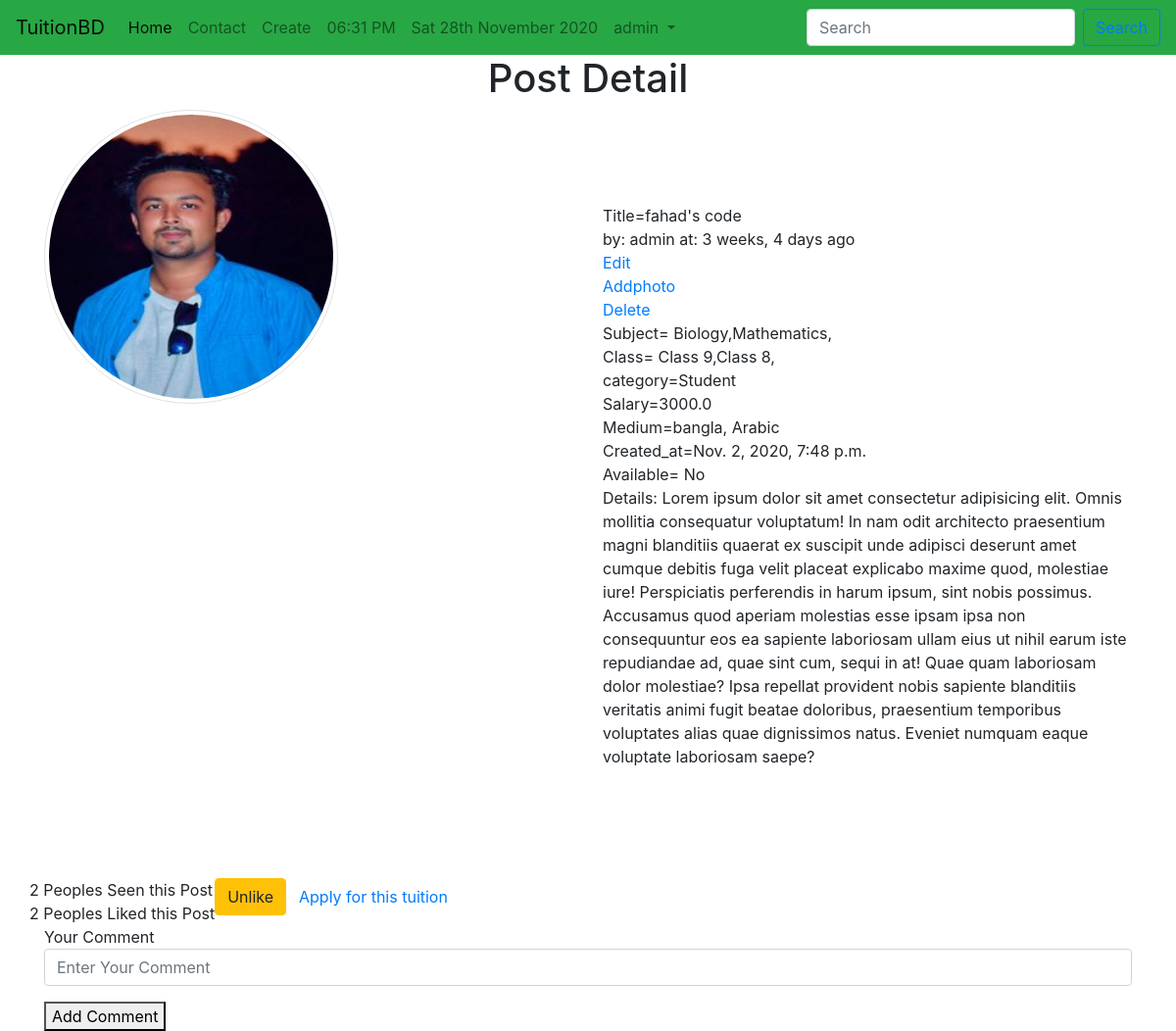
Page /tuition/postdetail/10/ (signed in) on the earlier database version.
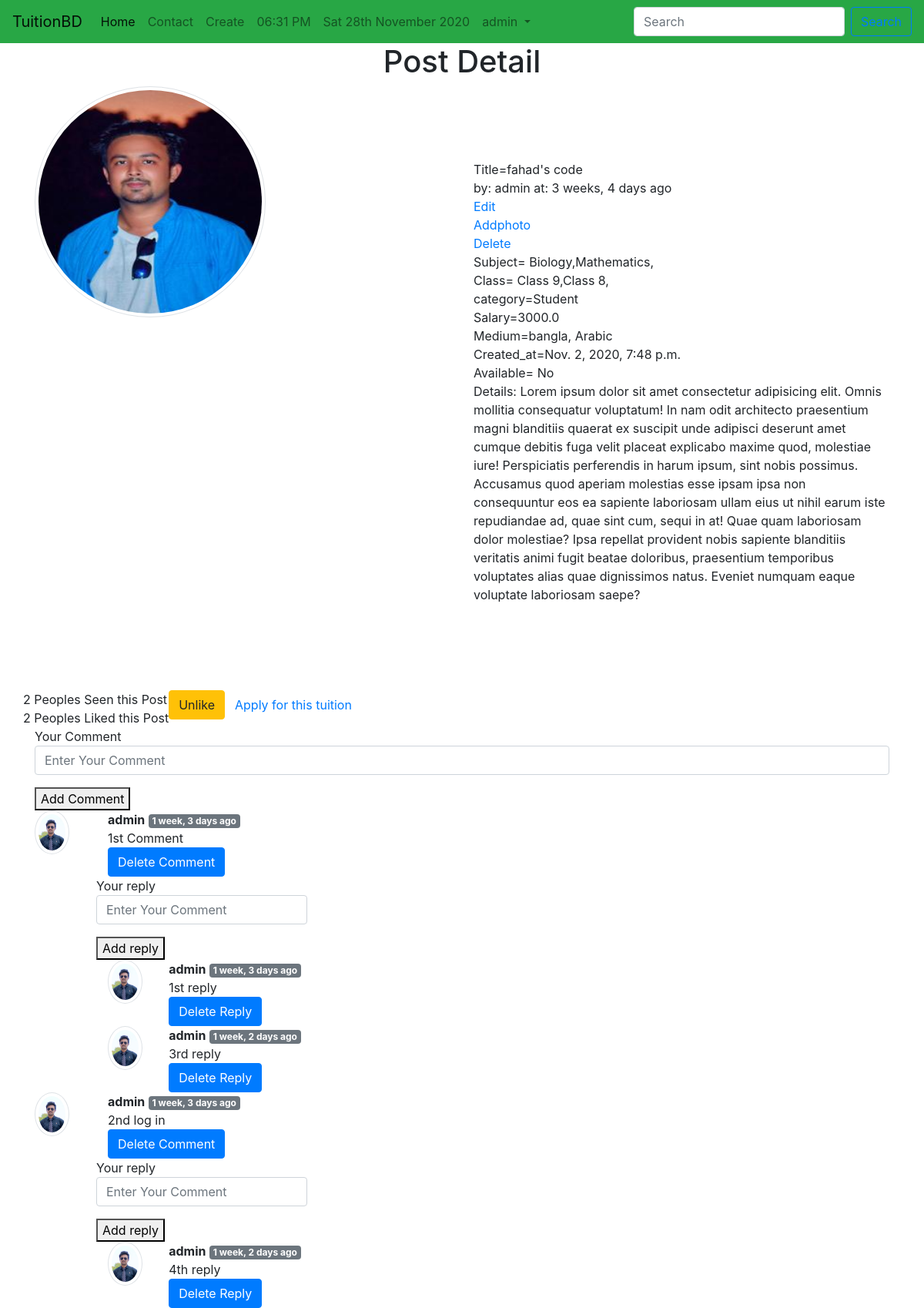
Same page on the later database version.
### tuition/models.py (models this page shows, shortened)
class Post(models.Model):
    CATEGORY=(
        ('Teacher','Teacher'),
        ('Student','Student'),
    )
    MEDIUM=(
        ('bangla','bangla'),
        ('English','English'),
        ('Urdu','Urdu'),
        ('Hindi','Hindi'),
        ('Arabic','Arabic'),
    )
    user=models.ForeignKey(User,on_delete=models.CASCADE, blank=True, null= True)
    id=models.AutoField(primary_key=True)
    title=models.CharField(max_length=101)
    slug=models.CharField(max_length=100, default=title)
    email=models.EmailField()
    salary=models.FloatField()
    details=models.TextField()
    available=models.BooleanField()
    category=models.CharField(max_length=100,choices=CATEGORY)
    created_at=models.DateTimeField(default=now)
    image=models.ImageField(default='default.jpg', upload_to='tuition/images')
    medium=MultiSelectField(max_length=100, max_choices=5, choices=MEDIUM, default='bangla')
    subject=models.ManyToManyField(Subject, related_name='subject_set')
    class_in=models.ManyToManyField(Class_in, related_name='class_set')
    district=models.CharField(max_length=100, null=True, blank=True)
    likes=models.ManyToManyField(User, related_name='post_likes')
    views=models.ManyToManyField(User, related_name='post_views')
    def total_likes(self):
        return self.likes.count()
    def total_views(self):
        return self.views.count()
    def get_subject_list(self):
        sub=self.subject.all()
        subjects=""
        for s in sub:
            subjects=subjects +  str(s.name) + ","
        return subjects
    def get_class_list(self):
        sub=self.class_in.all()
        subjects=""
        for s in sub:
            subjects=subjects +  str(s.name) + ","
        return subjects
    def lowercase(self):
        return self.title.lower()
    objects=models.Manager()
    items=PostManager()

class Subject(models.Model):
    name=models.CharField(max_length=100)

class Class_in(models.Model):
    name=models.CharField(max_length=100)

class Comment(models.Model):
    user = models.ForeignKey(User, on_delete=models.CASCADE)
    post = models.ForeignKey(Post, on_delete=models.CASCADE)
    text = models.TextField()
    parent = models.ForeignKey('self', on_delete=models.CASCADE, null=True)
    created_at = models.DateTimeField(default=now)

### session/models.py (models this page shows, shortened)
class UserProfile(models.Model):
    GENRE_CHOICES = (
        ('Male', 'MALE'),
        ('Female', 'FEMALE'),
    )
    CATEGORY=(
        ('Student', 'Student'),
        ('Teacher', 'Teacher'),
    )
    BLOOD_GROUP=(
        ('A+', 'A+'),
        ('A-', 'A-'),
        ('AB+', 'AB+'),
        ('AB-', 'AB-'),
        ('B+', 'B+'),
        ('B-', 'B-'),
        ('O+', 'O+'),
        ('O-', 'O-'),
    )
    user = models.OneToOneField(User,on_delete=models.CASCADE)
    birth_date = models.DateField()
    blood_group=models.CharField(max_length=3, choices=BLOOD_GROUP)
    gender = models.CharField(max_length=50, choices=GENRE_CHOICES)
    address = models.CharField(max_length=150)
    phone=models.CharField(max_length=13)
    nationality = models.CharField(max_length=30)
    religion = models.CharField(max_length=50)
    biodata=models.TextField()
    profession=models.CharField(max_length=50,choices=CATEGORY,null=True)
    image=models.ImageField(default='default.jpg', upload_to='session/images')

### tuition/views.py (the view)
# urls.py: path('postdetail/<int:pk>/',PostDetailView.as_view(),name="postdetail"),
class PostDetailView(DetailView):
    model=Post
    template_name='tuition/postdetail.html'
    def get_context_data(self,*args, **kwargs):
        self.object.views.add(self.request.user)
        liked=False
        if self.object.likes.filter(id=self.request.user.id).exists():
            liked=True
        context=super().get_context_data(*args, **kwargs)
        post=context.get('object')
        comments=Comment.objects.filter(post=post.id, parent=None)
        replies=Comment.objects.filter(post=post.id).exclude(parent=None)
        DictofReply={}
        for reply in replies:
            if reply.parent.id not in DictofReply.keys():
                DictofReply[reply.parent.id]=[reply]
            else:
                DictofReply[reply.parent.id].append(reply)
        context['post']= context.get('object')
        context['liked']= liked
        context['comments']= comments
        context['DictofReply']= DictofReply
        return context

### tuition/templatetags/tag.py (called while the page is built)
@register.filter(name="get_reply")
def get_reply(dict, key):
    return dict.get(key)

### templates/tuition/postdetail.html (shortened to what this page needs)
{% extends 'basic.html' %} {% block body %} {% load humanize %}
{% load  tag %}
<div class="container">
  <h1 class="text-center">Post Detail</h1>
  <div class="row">
    <div class="col-md-6">
      <img src="{{object.image.url}}" alt="" style="width: 300px; height: 300px" class="rounded-circle img-thumbnail" />
    </div>
    <div class="col-md-6 my-5 py-5">
      Title={{object.lowercase}} <br />
      by: {{object.user.username}} at: {{object.created_at| naturaltime}} <br />
      {% if request.user == object.user %}
      <a href="/tuition/edit/{{object.id}}/"> Edit</a> <br />
      <a href="/tuition/addphoto/{{object.id}}/"> Addphoto</a> <br />
      <a href="/tuition/delete/{{object.id}}/">Delete</a> <br />
      {% endif %}
      Subject= {{object.get_subject_list}} <br />
      Class= {{object.get_class_list}} <br />
      category={{object.category}} <br />
      Salary={{object.salary}} <br />
      Medium={{object.medium}} <br />
      Created_at={{object.created_at}} <br />
      Available= {% if object.available %} Yes {% else %} No{% endif %} <br />
      <p>Details: {{object.details}}</p>
    </div>
    <div>
      {{object.total_views}} Peoples Seen this Post <br>
      {{object.total_likes}} Peoples Liked this Post
    </div>
    <div>
      <form action="/tuition/likepost/{{object.id}}/" method="post">
        {% if liked %}
        <button type="submit" class="btn btn-warning">Unlike</button>
        {% else %}
        <button type="submit" class="btn btn-primary">Like</button>
        {% endif %}
      </form>
    </div>
    <div>
    <Button class="btn "> <a href="/tuition/apply/{{object.id}}/"> Apply for this tuition</a></Button>
    </div>
  </div>
  <div>
    <form action="/tuition/addcomment/" method="post">
      <div class="form-group">
        <lebel> Your Comment</lebel>
        <input type="text" name="comment" placeholder="Enter Your Comment" class="form-control">
      </div>
      <button type="submit"> Add Comment</button>
    </form>
  </div>
  <div>
{% for comment in comments %}
<div class="row">
<div class="col-md-1">
<img src="{{comment.user.userprofile.image.url}}" class=" rounded-circle img-thumbnail" style="width:45px;" alt="">
</div>
<div class="col-md-10">
<b>{{comment.user.username}}</b> <span class="badge badge-secondary"> {{comment.created_at | naturaltime}}
</span>
<div>{{comment.text}}</div>
<div>
<button type="button" class="btn btn-primary" data-toggle="modal" data-target="#exampleModal">
  Delete Comment
</button>
</div>
<div class="row">
<form action="/tuition/addcomment/" method="post">
      <div class="form-group">
        <lebel> Your reply</lebel>
        <input type="text" name="comment" placeholder="Enter Your Comment" class="form-control">
      </div>
      <button type="submit"> Add reply</button>
    </form>
    </div>
    {% for reply  in DictofReply|get_reply:comment.id %}
<div class="row">
<div class="col-md-1">
<img src="{{reply.user.userprofile.image.url}}" class=" rounded-circle img-thumbnail" style="width:45px;" alt="">
</div>
<div class="col-md-10">
<b>{{reply.user.username}}</b> <span class="badge badge-secondary"> {{reply.created_at | naturaltime}}
</span>
<div>{{reply.text}}</div>
<div>
<button type="button" class="btn btn-primary" data-toggle="modal" data-target="#exampleModal{{reply.id}}">
  Delete Reply
</button>
</div>
</div>
</div>
{% endfor %}
</div>
</div>
</div>
{% endfor %}
  </div>
</div>
{% endblock %}

### templates/basic.html (shortened to what this page needs)
<!DOCTYPE html>
<html lang="en">
<head>
  <link rel="stylesheet" href="https://cdn.jsdelivr.net/npm/bootstrap@4.5.3/dist/css/bootstrap.min.css"
 />
  {% load static %}
  {% load notifications_tags %}
</head>
<body >
  <nav class="navbar navbar-expand-lg navbar-light bg-success">
    <a class="navbar-brand" href="/">TuitionBD</a>
    <div class="collapse navbar-collapse" id="navbarSupportedContent">
      <ul class="navbar-nav mr-auto">
        <li class="nav-item active">
          <a class="nav-link" href="{% url 'homeview' %}">Home <span class="sr-only">(current)</span></a>
        </li>
        <li class="nav-item">
          <a class="nav-link" href="/tuition/contact/">Contact</a>
        </li>
        <li class="nav-item">
          <a class="nav-link" href="/tuition/create/">Create</a>
        </li>
        {% notifications_unread as unread_count %}
        <li class="nav-item">
          <a class="nav-link" href="">{% now "h:i A" %}</a>
        </li>
        <li class="nav-item">
          <a class="nav-link" href="">{% now " D jS F Y" %}</a>
        </li>
        {% if user.is_authenticated %}
        <li class="nav-item dropdown">
          <a class="nav-link dropdown-toggle" href="#" id="navbarDropdown" role="button" data-toggle="dropdown"
            aria-haspopup="true" aria-expanded="false">
            {{user.username}}
          </a>
        </li>
        {% endif %}
      </ul>
      <form method="post" action="/tuition/search/" class="form-inline my-2 my-lg-0">
        <input class="form-control mr-sm-2" type="search" placeholder="Search" name="search" aria-label="Search" />
        <button class="btn btn-outline-primary my-2 my-sm-0" type="submit">
        </button>
      </form>
    </div>
  </nav>
   {% block body %} {% endblock body %}
</body>
</html>

Differences in the rows shown:
added Comment: user.userprofile.image (picture), user.username "admin", created_at "1 week, 3 days ago", text "1st Comment", shown under "Post Detail"
added Comment: user.userprofile.image (picture), user.username "admin", created_at "1 week, 3 days ago", text "1st reply"
added Comment: user.userprofile.image (picture), user.username "admin", created_at "1 week, 2 days ago", text "3rd reply"
added Comment: user.userprofile.image (picture), user.username "admin", created_at "1 week, 3 days ago", text "2nd log in", shown under "Post Detail"
added Comment: user.userprofile.image (picture), user.username "admin", created_at "1 week, 2 days ago", text "4th reply"
